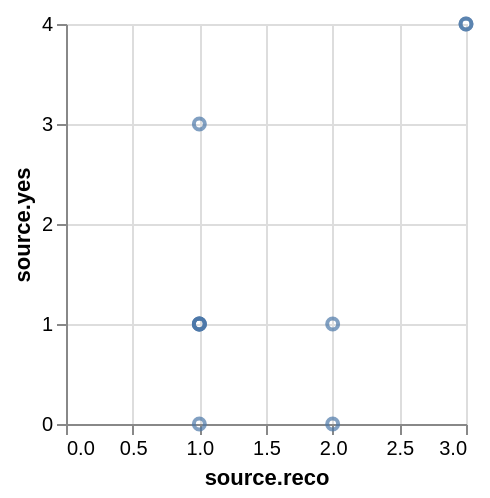

The specification (Vega-Lite) saved for this image:
### Vega specification from a JSON file in a GitHub repository (floating-point values rounded to 4 significant figures)
{"$schema": "https://vega.github.io/schema/vega/v5.json", "background": "white", "padding": 5, "width": 200, "height": 200, "style": "cell", "data": [{"name": "source_0", "values": {"hits": {"hits": [{"source": {"reco": 2, "yes": 1}}, {"source": {"reco": 3, "yes": 4}}, {"source": {"reco": 2, "yes": 0}}, {"source": {"reco": 1, "yes": 3}}, {"source": {"reco": 3, "yes": 4}}, {"source": {"reco": 1, "yes": 1}}, {"source": {"reco": 1, "yes": 1}}, {"source": {"reco": 1, "yes": 1}}, {"source": {"reco": 1, "yes": 0}}, {"source": {"reco": 1, "yes": 1}}]}}, "format": {"property": "hits.hits"}}, {"name": "data_0", "source": "source_0", "transform": [{"type": "formula", "expr": "datum[\"source\"] && datum[\"source\"][\"reco\"]", "as": "source.reco"}, {"type": "formula", "expr": "datum[\"source\"] && datum[\"source\"][\"yes\"]", "as": "source.yes"}, {"type": "filter", "expr": "isValid(datum[\"source.reco\"]) && isFinite(+datum[\"source.reco\"]) && isValid(datum[\"source.yes\"]) && isFinite(+datum[\"source.yes\"])"}]}], "marks": [{"name": "marks", "type": "symbol", "style": ["point"], "from": {"data": "data_0"}, "encode": {"update": {"opacity": {"value": 0.7}, "fill": {"value": "transparent"}, "stroke": {"value": "#4c78a8"}, "ariaRoleDescription": {"value": "point"}, "description": {"signal": "\"source.reco: \" + (format(datum[\"source.reco\"], \"\")) + \"; source.yes: \" + (format(datum[\"source.yes\"], \"\"))"}, "x": {"scale": "x", "field": "source\\.reco"}, "y": {"scale": "y", "field": "source\\.yes"}}}}], "scales": [{"name": "x", "type": "linear", "domain": {"data": "data_0", "field": "source\\.reco"}, "range": [0, {"signal": "width"}], "nice": true, "zero": true}, {"name": "y", "type": "linear", "domain": {"data": "data_0", "field": "source\\.yes"}, "range": [{"signal": "height"}, 0], "nice": true, "zero": true}], "axes": [{"scale": "x", "orient": "bottom", "gridScale": "y", "grid": true, "tickCount": {"signal": "ceil(width/40)"}, "domain": false, "labels": false, "aria": false, "maxExtent": 0, "minExtent": 0, "ticks": false, "zindex": 0}, {"scale": "y", "orient": "left", "gridScale": "x", "grid": true, "tickCount": {"signal": "ceil(height/40)"}, "domain": false, "labels": false, "aria": false, "maxExtent": 0, "minExtent": 0, "ticks": false, "zindex": 0}, {"scale": "x", "orient": "bottom", "grid": false, "title": "source.reco", "labelFlush": true, "labelOverlap": true, "tickCount": {"signal": "ceil(width/40)"}, "zindex": 0}, {"scale": "y", "orient": "left", "grid": false, "title": "source.yes", "labelOverlap": true, "tickCount": {"signal": "ceil(height/40)"}, "zindex": 0}]}
